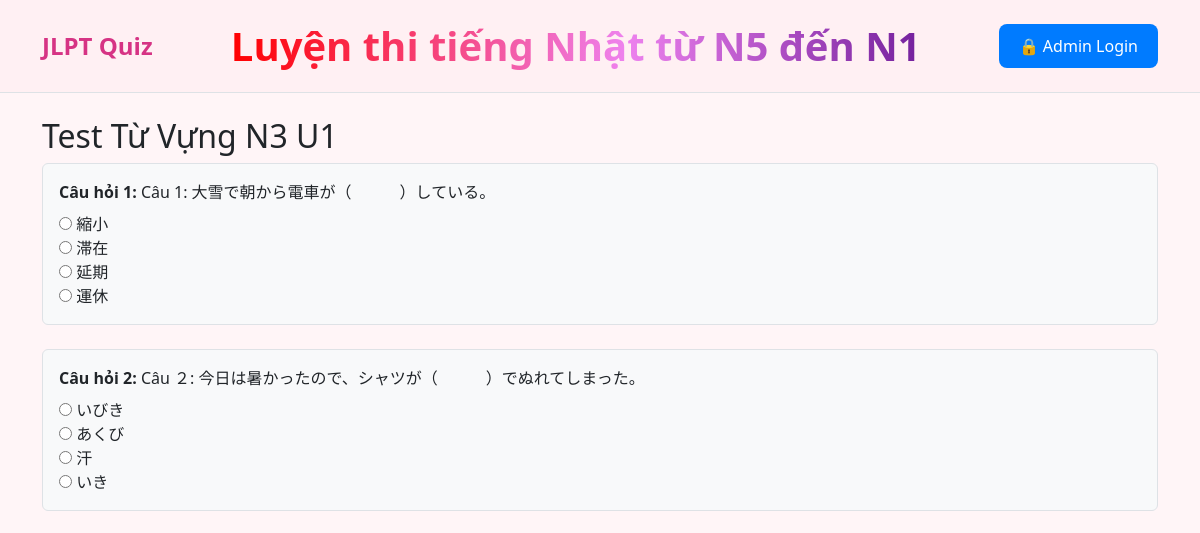
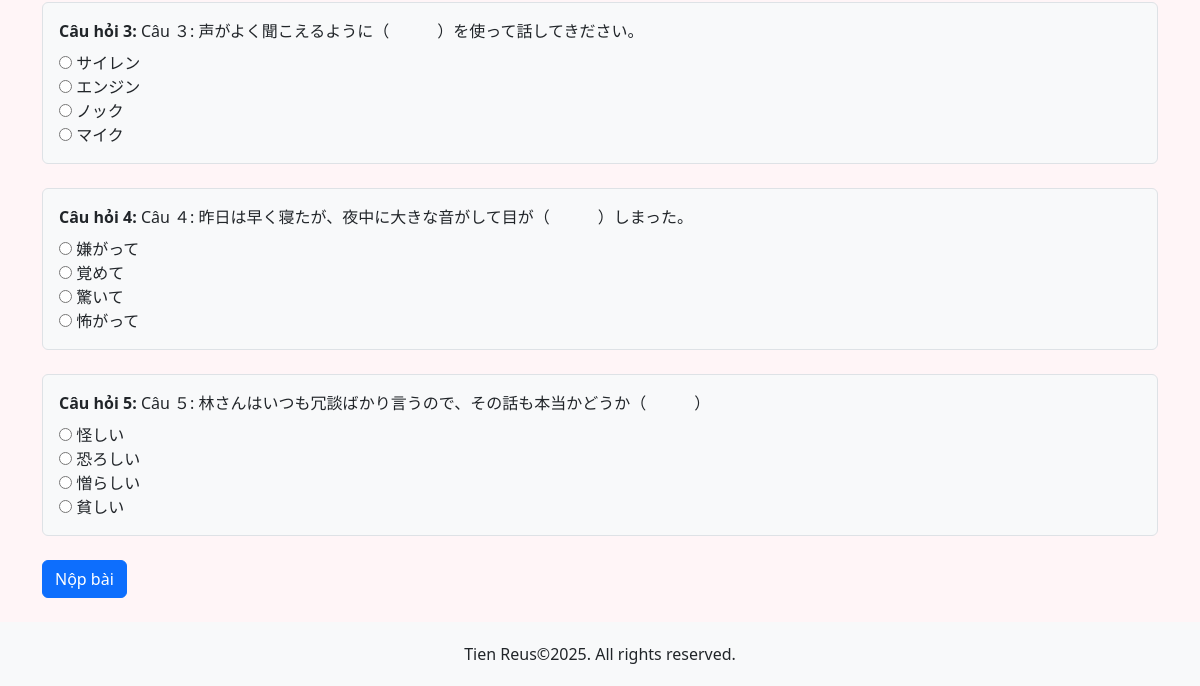
/test/4/, run on an earlier commit of the app's database (2 pictures, top to bottom).
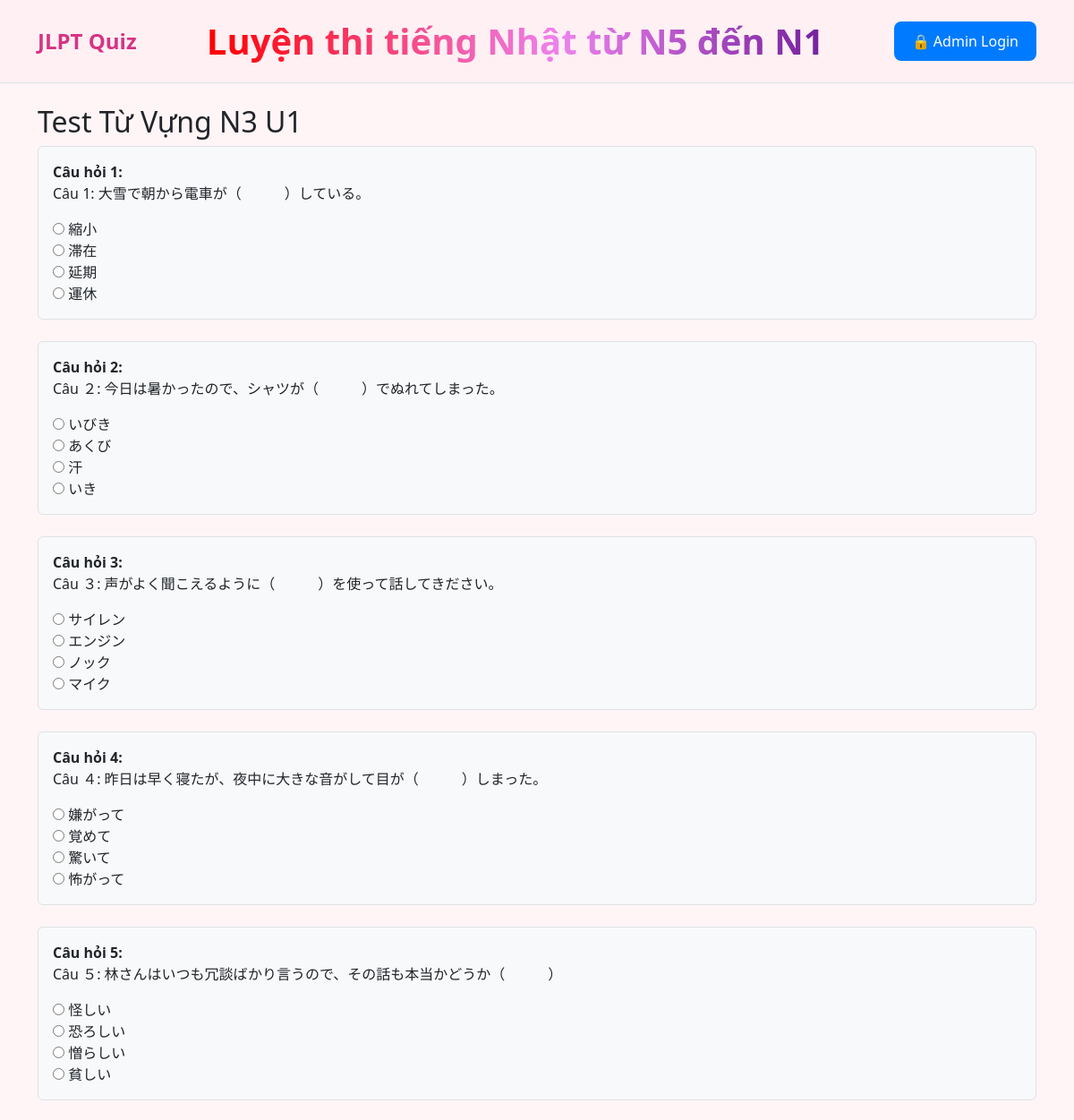
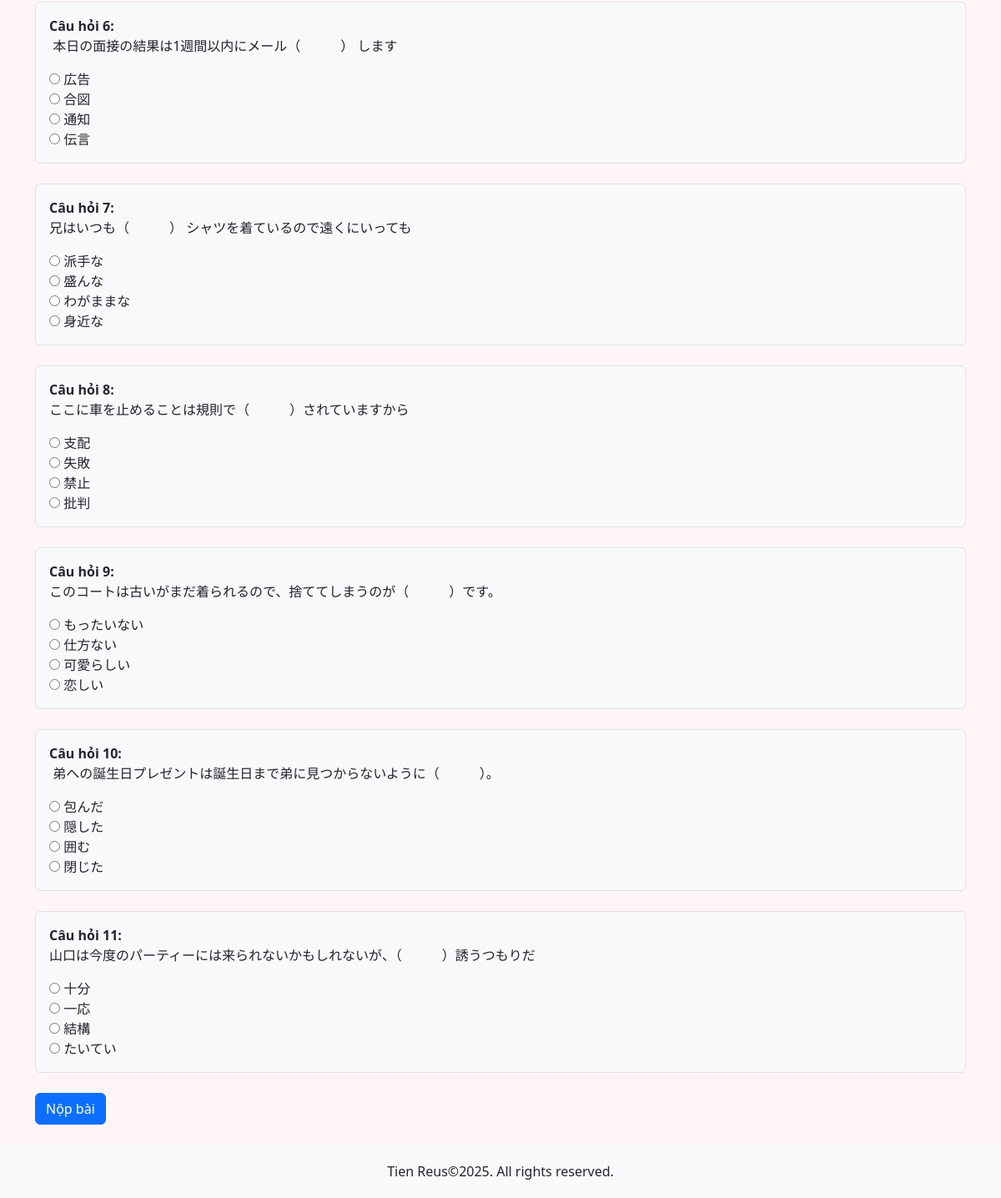
And on a later commit of the database (2 pictures, top to bottom).
### quiz/models.py (models this page shows, shortened)
class Question(models.Model):
    test = models.ForeignKey(Test, on_delete=models.CASCADE, related_name='questions')
    content = RichTextField()
    explanation = RichTextField(blank=True)

### quiz/views.py (the view)
# urls.py: path('test/<int:test_id>/', views.take_test, name='take_test'),
def take_test(request, test_id):
    test = get_object_or_404(Test, id=test_id)
    questions = test.questions.prefetch_related('options').all()
    result = []
    score = 0
    if request.method == 'POST':
        form = AnswerForm(request.POST, questions=questions)
        if form.is_valid():
            for question in questions:
                user_answer_id = int(form.cleaned_data.get(f"question_{question.id}"))
                correct_option = question.options.filter(is_correct=True).first()
                user_option = question.options.get(id=user_answer_id)
                is_correct = user_option.is_correct
                if is_correct:
                    score += 1
                result.append({
                    'question': question,
                    'user_option': user_option,
                    'correct_option': correct_option,
                    'is_correct': is_correct,
                })
            return render(request, 'test_result.html', {
                'test': test,
                'result': result,
                'score': score,
                'total': questions.count()
            })
    else:
        form = AnswerForm(questions=questions)
    return render(request, 'take_test.html', {
        'test': test,
        'questions': questions,
        'form': form,
    })

### quiz/forms.py
class AnswerForm(forms.Form):
    def __init__(self, *args, **kwargs):
        questions = kwargs.pop('questions')
        super().__init__(*args, **kwargs)
        for question in questions:
            choices = [(option.id, option.text) for option in question.options.all()]
            self.fields[f"question_{question.id}"] = forms.ChoiceField(
                label=question.content,
                choices=choices,
                widget=forms.RadioSelect,
                required=True
            )

### quiz/templates/take_test.html (shortened to what this page needs)
{% extends "base.html" %}
{% load static %}
{% block content %}
<h2>{{ test.title }}</h2>
<form method="post">
  {% for field in form %}
    <div class="mb-4 p-3 border rounded bg-light">
      <div class="mb-2">
        <strong>Câu hỏi {{ forloop.counter }}:</strong>
        {{ field.label|safe }}
      </div>
      <div>
        {{ field }}
      </div>
    </div>
  {% endfor %}
  <button type="submit" class="btn btn-primary">Nộp bài</button>
</form>
{% endblock %}

What changed in the data, as far as the page shows it:
added Question: label "本日の面接の結果は1週間以内にメール（ ） します"
added Question: label "兄はいつも（ ） シャツを着ているので遠くにいっても"
added Question: label "ここに車を止めることは規則で（ ）されていますから"
added Question: label "このコートは古いがまだ着られるので、捨ててしまうのが（ ）です。"
added Question: label "弟への誕生日プレゼントは誕生日まで弟に見つからないように（ ）。"
added Question: label "山口は今度のパーティーには来られないかもしれないが、（ ）誘うつもりだ"
Also different on the page:
new list line: "Câu hỏi 6 : ☐ 広告 ☐ 合図 ☐ 通知 ☐ 伝言 広告 合図 通知 伝言"
new list line: "Câu hỏi 7 : ☐ 派手な ☐ 盛んな ☐ わがままな ☐ 身近な 派手な 盛んな わがままな 身近な"
new list line: "Câu hỏi 8 : ☐ 支配 ☐ 失敗 ☐ 禁止 ☐ 批判 支配 失敗 禁止 批判"
new list line: "Câu hỏi 9 : ☐ もったいない ☐ 仕方ない ☐ 可愛らしい ☐ 恋しい もったいない 仕方ない 可愛らしい 恋しい"
new list line: "Câu hỏi 10 : ☐ 包んだ ☐ 隠した ☐ 囲む ☐ 閉じた 包んだ 隠した 囲む 閉じた"
new list line: "Câu hỏi 11 : ☐ 十分 ☐ 一応 ☐ 結構 ☐ たいてい 十分 一応 結構 たいてい"
